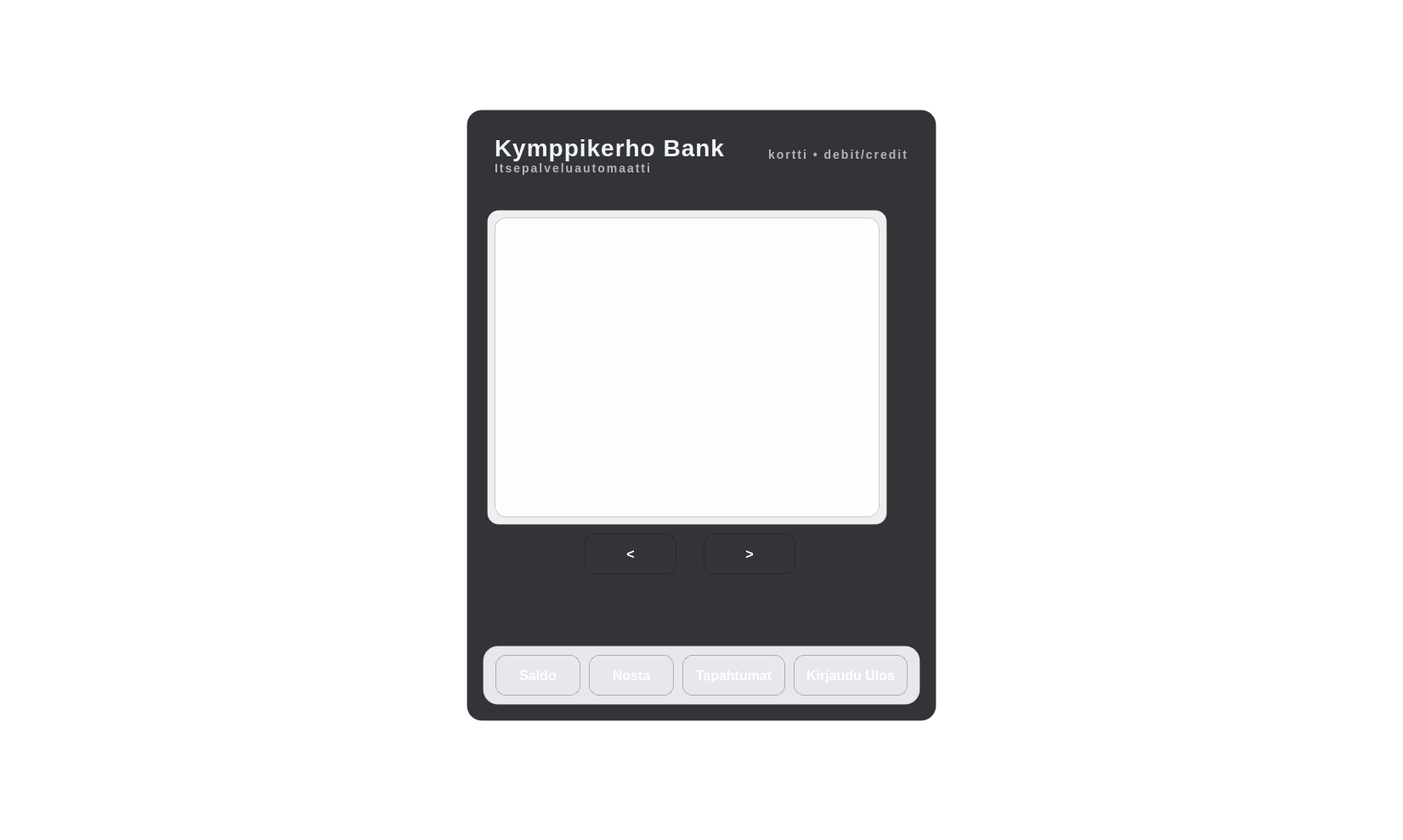
<?xml version="1.0" encoding="UTF-8"?>
<ui version="4.0">
 <class>account</class>
 <widget class="QWidget" name="account">
  <property name="geometry">
   <rect>
    <x>0</x>
    <y>0</y>
    <width>1651</width>
    <height>989</height>
   </rect>
  </property>
  <property name="windowTitle">
   <string>Account</string>
  </property>
  <property name="styleSheet">
   <string notr="true">
QWidget#account {
    background: transparent; /* tausta piirretään account.cpp paintEventissä */
    font-family: &quot;Segoe UI&quot;;
	font-size: 16px;
}

QLabel { 
	color: #F2F5FA;
    font-size: 28px;
    font-weight: 800;
    letter-spacing: 1px;
 }

#label_5, #label_6, #label_7, #label, #label_3, #labelSaldoCreditText, #labelSaldoLuottoText {
	font-size: 24px;
}
/* ATM-paneeli */
QFrame#atmCard {
    background-color: rgba(18, 20, 24, 220);
    border: 1px solid rgba(255, 255, 255, 30);
    border-radius: 18px;;
}

/* Header-alue */
QFrame#headerBar {
     background: qlineargradient(x1:0, y1:0, x2:0, y2:1,
                                stop:0 #3A6DFF,
                                stop:1 #2449D8);
	border-radius: 18px;;
}

QLabel#bankTitle {
   color: #F2F5FA;
    font-size: 28px;
    font-weight: 800;
    letter-spacing: 1px;
}

QLabel#bankSubtitle, #label_2 {
    color: rgba(242, 245, 250, 170);
    font-size: 14px;
    font-weight: 700;
    letter-spacing: 2px;
}

/* Kortti/tili-info */
QLabel#labelLoginCardnumber {
    color: rgba(242, 245, 250, 170);
    font-size: 14px;
    font-weight: 700;
    letter-spacing: 2px;
}

/* Sisältöalue: stacked sivut */
QStackedWidget#stackedAccount {
    background: transparent;
    border: none;
}

/* Perus napit */
QPushButton {
    background: qlineargradient(x1:0, y1:0, x2:0, y2:1,
                                stop:0 #2A5CFF,
                                stop:1 #1B3FBF);
    color: #FFFFFF;

    border: 1px solid rgba(0, 0, 0, 60);
    border-radius: 12px;

    font-size: 16px;
    font-weight: 800;
    padding: 12px 14px;
}

QPushButton:hover {
    background: qlineargradient(x1:0, y1:0, x2:0, y2:1,
                                stop:0 #3A6DFF,
                                stop:1 #2449D8);
}

QPushButton:pressed {
   background: qlineargradient(x1:0, y1:0, x2:0, y2:1,
                                stop:0 #1E47D6,
                                stop:1 #16339E);
    border-bottom: 1px solid rgba(0, 0, 0, 110);
    padding-top: 13px;  /* pieni “painallus” */
    padding-bottom: 11px;
}

#btnLogOutVahvista, #btnNostaVahvistaVahvista, #btnNosta20, #btnNosta40, #btnNosta50, #btnNosta100, #btnNostaMuu, #btnTapahtumatVasen, #btnTapahtumatOikea {
background: qlineargradient(x1:0, y1:0, x2:0, y2:1,
                            stop:0 #2ECC71,
                            stop:1 #1E9E57);
color: #FFFFFF;

border: 1px solid rgba(0, 0, 0, 60);
border-radius: 12px;

font-size: 16px;
font-weight: 800;
padding: 12px 14px;
}

#btnLogOutVahvista:hover, #btnNostaVahvistaVahvista:hover, #btnNosta20:hover, #btnNosta40:hover, #btnNosta50:hover, #btnNosta100:hover, #btnNostaMuu:hover, #btnTapahtumatVasen:hover, #btnTapahtumatOikea:hover {
background: qlineargradient(x1:0, y1:0, x2:0, y2:1,
                            stop:0 #36D97A,
                            stop:1 #23B463);
}

#btnLogOutVahvista:pressed, #btnNostaVahvistaVahvista:pressed, #btnNosta20:pressed, #btnNosta40:pressed, #btnNosta50:pressed, #btnNosta100:pressed, #btnNostaMuu:pressed, #btnTapahtumatVasen:pressed, #btnTapahtumatOikea:pressed {
background: qlineargradient(x1:0, y1:0, x2:0, y2:1,
                            stop:0 #1FAE60,
                            stop:1 #178548);
}

/* Footer-alue */
QFrame#footerBar {
    background-color: rgba(245, 247, 250, 235);
    border: 1px solid rgba(0, 0, 0, 35);
    border-radius: 18px;
}

/* Saldoboksit ja vahvistusboksi */
QLabel#labelSaldoSaldo,
QLabel#labelSaldoCreditLimit,
QLabel#labelNostaVahvistaSumma, #labelNostosumma {
    background-color: rgba(255, 255, 255, 245);
    color: #121418;

    border: 2px solid rgba(120, 140, 160, 180);
    border-radius: 10px;

    padding: 10px 12px;
    font-size: 18px;
}

QLabel#labelSaldoLuottoaJaljella {
	background-color: rgba(255, 255, 255, 245);
    color: #2ECC71;

    border: 2px solid rgba(120, 140, 160, 180);
    border-radius: 10px;

    padding: 10px 12px;
    font-size: 18px;
}


#labelNostosumma:focus {
	border: 2px solid rgba(40, 110, 220, 230);
    background-color: rgba(255, 255, 255, 255);
}

/* Virheilmoitukset */
QLabel#labelNostaValitseVirhe,
QLabel#labelNostaValitseKate,
QLabel#labelNostaValitseVirhe_2 {
    color: #B00020;
    font-size: 13px;
    font-weight: 800;
}

/* Tapahtumataulun &quot;kortti&quot; */
QFrame#logsCard {
    background-color: rgba(255, 255, 255, 235);
    border: 1px solid rgba(0, 0, 0, 45);
    border-radius: 14px;
}

/* Tapahtumataulu */
QTableView#tableTapahtumat {
    background-color: rgba(255, 255, 255, 235);
    border: 1px solid rgba(0, 0, 0, 45);
    border-radius: 14px;
    gridline-color: rgba(0, 0, 0, 25);
    font-size: 14px;
	color: #121418;
}

/* Item-teksti varmistuksena (Qt joskus vaatii tämän) */
QTableView#tableTapahtumat::item {
    color: #121418;
    padding: 6px 8px;
}

/* Valinta ettei muutu “valkoiseksi valkoisella” tms. */
QTableView#tableTapahtumat::item:selected {
    background: rgba(58, 109, 255, 35);
    color: #121418;
}

QHeaderView::section {
    background-color: rgba(240, 242, 245, 245);
    color: #111111;
    font-weight: 900;
    border: none;
    padding: 8px;
}
</string>
  </property>
  <layout class="QGridLayout" name="outerGrid">
   <property name="leftMargin">
    <number>0</number>
   </property>
   <property name="topMargin">
    <number>0</number>
   </property>
   <property name="rightMargin">
    <number>0</number>
   </property>
   <property name="bottomMargin">
    <number>0</number>
   </property>
   <item row="0" column="0">
    <layout class="QVBoxLayout" name="centerLayout">
     <property name="leftMargin">
      <number>0</number>
     </property>
     <property name="topMargin">
      <number>0</number>
     </property>
     <property name="rightMargin">
      <number>0</number>
     </property>
     <property name="bottomMargin">
      <number>0</number>
     </property>
     <item>
      <spacer name="topSpacer">
       <property name="orientation">
        <enum>Qt::Orientation::Vertical</enum>
       </property>
       <property name="sizeHint" stdset="0">
        <size>
         <width>20</width>
         <height>120</height>
        </size>
       </property>
      </spacer>
     </item>
     <item alignment="Qt::AlignmentFlag::AlignHCenter">
      <widget class="QFrame" name="atmCard">
       <property name="minimumSize">
        <size>
         <width>520</width>
         <height>0</height>
        </size>
       </property>
       <property name="maximumSize">
        <size>
         <width>580</width>
         <height>16777215</height>
        </size>
       </property>
       <property name="frameShape">
        <enum>QFrame::Shape::NoFrame</enum>
       </property>
       <layout class="QVBoxLayout" name="atmLayout">
        <property name="spacing">
         <number>12</number>
        </property>
        <property name="leftMargin">
         <number>18</number>
        </property>
        <property name="topMargin">
         <number>18</number>
        </property>
        <property name="rightMargin">
         <number>18</number>
        </property>
        <property name="bottomMargin">
         <number>18</number>
        </property>
        <item>
         <widget class="QFrame" name="headerBar">
          <property name="frameShape">
           <enum>QFrame::Shape::NoFrame</enum>
          </property>
          <layout class="QHBoxLayout" name="headerLayout">
           <property name="spacing">
            <number>10</number>
           </property>
           <property name="leftMargin">
            <number>14</number>
           </property>
           <property name="topMargin">
            <number>10</number>
           </property>
           <property name="rightMargin">
            <number>14</number>
           </property>
           <property name="bottomMargin">
            <number>10</number>
           </property>
           <item>
            <layout class="QVBoxLayout" name="bankTextLayout">
             <property name="spacing">
              <number>0</number>
             </property>
             <item>
              <widget class="QLabel" name="bankTitle">
               <property name="text">
                <string>Kymppikerho Bank</string>
               </property>
              </widget>
             </item>
             <item>
              <widget class="QLabel" name="bankSubtitle">
               <property name="text">
                <string>Itsepalveluautomaatti</string>
               </property>
              </widget>
             </item>
            </layout>
           </item>
           <item>
            <spacer name="headerSpacer">
             <property name="orientation">
              <enum>Qt::Orientation::Horizontal</enum>
             </property>
             <property name="sizeHint" stdset="0">
              <size>
               <width>40</width>
               <height>20</height>
              </size>
             </property>
            </spacer>
           </item>
           <item>
            <widget class="QLabel" name="labelLoginCardnumber">
             <property name="text">
              <string>kortti • debit/credit</string>
             </property>
             <property name="alignment">
              <set>Qt::AlignmentFlag::AlignRight|Qt::AlignmentFlag::AlignTrailing|Qt::AlignmentFlag::AlignVCenter</set>
             </property>
            </widget>
           </item>
          </layout>
         </widget>
        </item>
        <item>
         <widget class="QStackedWidget" name="stackedAccount">
          <property name="minimumSize">
           <size>
            <width>0</width>
            <height>520</height>
           </size>
          </property>
          <property name="styleSheet">
           <string notr="true"/>
          </property>
          <property name="currentIndex">
           <number>4</number>
          </property>
          <widget class="QWidget" name="screenLogin">
           <widget class="QLabel" name="label_6">
            <property name="geometry">
             <rect>
              <x>40</x>
              <y>180</y>
              <width>420</width>
              <height>90</height>
             </rect>
            </property>
            <property name="text">
             <string>Tervetuloa Kymppikerho Bank:iin</string>
            </property>
           </widget>
          </widget>
          <widget class="QWidget" name="screenSaldo">
           <widget class="QLabel" name="label_3">
            <property name="geometry">
             <rect>
              <x>40</x>
              <y>210</y>
              <width>200</width>
              <height>40</height>
             </rect>
            </property>
            <property name="text">
             <string>Tilin saldo:</string>
            </property>
           </widget>
           <widget class="QLabel" name="labelSaldoSaldo">
            <property name="geometry">
             <rect>
              <x>260</x>
              <y>210</y>
              <width>200</width>
              <height>40</height>
             </rect>
            </property>
            <property name="font">
             <font>
              <pointsize>-1</pointsize>
              <fontweight>ExtraBold</fontweight>
             </font>
            </property>
            <property name="autoFillBackground">
             <bool>false</bool>
            </property>
            <property name="text">
             <string>0 €</string>
            </property>
            <property name="alignment">
             <set>Qt::AlignmentFlag::AlignRight|Qt::AlignmentFlag::AlignTrailing|Qt::AlignmentFlag::AlignVCenter</set>
            </property>
           </widget>
           <widget class="QLabel" name="labelSaldoCreditText">
            <property name="geometry">
             <rect>
              <x>40</x>
              <y>280</y>
              <width>200</width>
              <height>40</height>
             </rect>
            </property>
            <property name="text">
             <string>Credit limit:</string>
            </property>
           </widget>
           <widget class="QLabel" name="labelSaldoCreditLimit">
            <property name="geometry">
             <rect>
              <x>260</x>
              <y>280</y>
              <width>200</width>
              <height>40</height>
             </rect>
            </property>
            <property name="font">
             <font>
              <pointsize>-1</pointsize>
              <fontweight>ExtraBold</fontweight>
             </font>
            </property>
            <property name="text">
             <string>0 €</string>
            </property>
            <property name="alignment">
             <set>Qt::AlignmentFlag::AlignRight|Qt::AlignmentFlag::AlignTrailing|Qt::AlignmentFlag::AlignVCenter</set>
            </property>
           </widget>
           <widget class="QLabel" name="labelSaldoLuottoText">
            <property name="geometry">
             <rect>
              <x>40</x>
              <y>350</y>
              <width>200</width>
              <height>40</height>
             </rect>
            </property>
            <property name="text">
             <string>Luottoa jäljellä:</string>
            </property>
           </widget>
           <widget class="QLabel" name="labelSaldoLuottoaJaljella">
            <property name="geometry">
             <rect>
              <x>260</x>
              <y>350</y>
              <width>200</width>
              <height>40</height>
             </rect>
            </property>
            <property name="font">
             <font>
              <pointsize>-1</pointsize>
              <fontweight>ExtraBold</fontweight>
             </font>
            </property>
            <property name="text">
             <string>0 €</string>
            </property>
            <property name="alignment">
             <set>Qt::AlignmentFlag::AlignRight|Qt::AlignmentFlag::AlignTrailing|Qt::AlignmentFlag::AlignVCenter</set>
            </property>
           </widget>
          </widget>
          <widget class="QWidget" name="screenNostaValitse">
           <widget class="QLabel" name="label">
            <property name="geometry">
             <rect>
              <x>160</x>
              <y>60</y>
              <width>200</width>
              <height>90</height>
             </rect>
            </property>
            <property name="text">
             <string>Nosta summa</string>
            </property>
           </widget>
           <widget class="QPushButton" name="btnNosta20">
            <property name="geometry">
             <rect>
              <x>90</x>
              <y>180</y>
              <width>108</width>
              <height>48</height>
             </rect>
            </property>
            <property name="text">
             <string>20 €</string>
            </property>
           </widget>
           <widget class="QPushButton" name="btnNosta50">
            <property name="geometry">
             <rect>
              <x>280</x>
              <y>180</y>
              <width>108</width>
              <height>48</height>
             </rect>
            </property>
            <property name="text">
             <string>50 €</string>
            </property>
           </widget>
           <widget class="QPushButton" name="btnNosta40">
            <property name="geometry">
             <rect>
              <x>90</x>
              <y>260</y>
              <width>108</width>
              <height>48</height>
             </rect>
            </property>
            <property name="text">
             <string>40 €</string>
            </property>
           </widget>
           <widget class="QPushButton" name="btnNosta100">
            <property name="geometry">
             <rect>
              <x>280</x>
              <y>260</y>
              <width>108</width>
              <height>48</height>
             </rect>
            </property>
            <property name="text">
             <string>100 €</string>
            </property>
           </widget>
           <widget class="QLineEdit" name="labelNostosumma">
            <property name="geometry">
             <rect>
              <x>90</x>
              <y>340</y>
              <width>108</width>
              <height>48</height>
             </rect>
            </property>
            <property name="text">
             <string/>
            </property>
           </widget>
           <widget class="QPushButton" name="btnNostaMuu">
            <property name="geometry">
             <rect>
              <x>280</x>
              <y>340</y>
              <width>108</width>
              <height>48</height>
             </rect>
            </property>
            <property name="text">
             <string>Muu</string>
            </property>
           </widget>
           <widget class="QLabel" name="label_2">
            <property name="geometry">
             <rect>
              <x>90</x>
              <y>390</y>
              <width>380</width>
              <height>40</height>
             </rect>
            </property>
            <property name="text">
             <string>Huom. Automaatissa vain 20€ ja 50€ seteleitä</string>
            </property>
           </widget>
           <widget class="QLabel" name="labelNostaValitseVirhe">
            <property name="geometry">
             <rect>
              <x>90</x>
              <y>420</y>
              <width>280</width>
              <height>90</height>
             </rect>
            </property>
            <property name="text">
             <string>Virheellinen summa</string>
            </property>
           </widget>
           <widget class="QLabel" name="labelNostaValitseKate">
            <property name="geometry">
             <rect>
              <x>90</x>
              <y>400</y>
              <width>200</width>
              <height>90</height>
             </rect>
            </property>
            <property name="text">
             <string>Kate ei riitä</string>
            </property>
           </widget>
           <widget class="QLabel" name="labelNostaValitseVirhe_2">
            <property name="geometry">
             <rect>
              <x>90</x>
              <y>440</y>
              <width>200</width>
              <height>90</height>
             </rect>
            </property>
            <property name="text">
             <string>Virheellinen summa</string>
            </property>
           </widget>
          </widget>
          <widget class="QWidget" name="screenNostaVahvista">
           <widget class="QLabel" name="label_7">
            <property name="geometry">
             <rect>
              <x>40</x>
              <y>210</y>
              <width>210</width>
              <height>40</height>
             </rect>
            </property>
            <property name="text">
             <string>Olet nostamassa:</string>
            </property>
           </widget>
           <widget class="QLabel" name="labelNostaVahvistaSumma">
            <property name="geometry">
             <rect>
              <x>260</x>
              <y>210</y>
              <width>200</width>
              <height>40</height>
             </rect>
            </property>
            <property name="text">
             <string>0 €</string>
            </property>
            <property name="alignment">
             <set>Qt::AlignmentFlag::AlignRight|Qt::AlignmentFlag::AlignTrailing|Qt::AlignmentFlag::AlignVCenter</set>
            </property>
           </widget>
           <widget class="QPushButton" name="btnNostaVahvistaVahvista">
            <property name="geometry">
             <rect>
              <x>200</x>
              <y>370</y>
              <width>108</width>
              <height>48</height>
             </rect>
            </property>
            <property name="minimumSize">
             <size>
              <width>0</width>
              <height>48</height>
             </size>
            </property>
            <property name="text">
             <string>Vahvista</string>
            </property>
           </widget>
          </widget>
          <widget class="QWidget" name="screenTapahtumat">
           <widget class="QPushButton" name="btnTapahtumatVasen">
            <property name="geometry">
             <rect>
              <x>120</x>
              <y>400</y>
              <width>108</width>
              <height>48</height>
             </rect>
            </property>
            <property name="minimumSize">
             <size>
              <width>0</width>
              <height>48</height>
             </size>
            </property>
            <property name="text">
             <string>&lt;</string>
            </property>
           </widget>
           <widget class="QPushButton" name="btnTapahtumatOikea">
            <property name="geometry">
             <rect>
              <x>260</x>
              <y>400</y>
              <width>108</width>
              <height>48</height>
             </rect>
            </property>
            <property name="minimumSize">
             <size>
              <width>0</width>
              <height>48</height>
             </size>
            </property>
            <property name="text">
             <string>&gt;</string>
            </property>
           </widget>
           <widget class="QFrame" name="logsCard">
            <property name="geometry">
             <rect>
              <x>5</x>
              <y>19</y>
              <width>471</width>
              <height>371</height>
             </rect>
            </property>
            <property name="frameShape">
             <enum>QFrame::Shape::NoFrame</enum>
            </property>
            <property name="frameShadow">
             <enum>QFrame::Shadow::Raised</enum>
            </property>
            <layout class="QVBoxLayout" name="verticalLayout">
             <property name="leftMargin">
              <number>8</number>
             </property>
             <property name="topMargin">
              <number>8</number>
             </property>
             <property name="rightMargin">
              <number>8</number>
             </property>
             <property name="bottomMargin">
              <number>8</number>
             </property>
             <item>
              <widget class="QTableView" name="tableTapahtumat">
               <property name="selectionMode">
                <enum>QAbstractItemView::SelectionMode::SingleSelection</enum>
               </property>
               <attribute name="horizontalHeaderCascadingSectionResizes">
                <bool>false</bool>
               </attribute>
              </widget>
             </item>
            </layout>
           </widget>
          </widget>
          <widget class="QWidget" name="screenLogOut">
           <widget class="QLabel" name="label_5">
            <property name="geometry">
             <rect>
              <x>40</x>
              <y>180</y>
              <width>420</width>
              <height>90</height>
             </rect>
            </property>
            <property name="sizePolicy">
             <sizepolicy hsizetype="Preferred" vsizetype="Preferred">
              <horstretch>0</horstretch>
              <verstretch>0</verstretch>
             </sizepolicy>
            </property>
            <property name="styleSheet">
             <string notr="true"/>
            </property>
            <property name="text">
             <string>Haluatko varmasti kirjautua ulos?</string>
            </property>
           </widget>
           <widget class="QPushButton" name="btnLogOutVahvista">
            <property name="geometry">
             <rect>
              <x>200</x>
              <y>370</y>
              <width>108</width>
              <height>48</height>
             </rect>
            </property>
            <property name="minimumSize">
             <size>
              <width>0</width>
              <height>48</height>
             </size>
            </property>
            <property name="text">
             <string>Vahvista</string>
            </property>
           </widget>
          </widget>
         </widget>
        </item>
        <item>
         <widget class="QFrame" name="footerBar">
          <property name="frameShape">
           <enum>QFrame::Shape::NoFrame</enum>
          </property>
          <layout class="QHBoxLayout" name="footerLayout">
           <property name="spacing">
            <number>10</number>
           </property>
           <property name="leftMargin">
            <number>14</number>
           </property>
           <property name="topMargin">
            <number>10</number>
           </property>
           <property name="rightMargin">
            <number>14</number>
           </property>
           <property name="bottomMargin">
            <number>10</number>
           </property>
           <item>
            <widget class="QPushButton" name="btnSaldo">
             <property name="minimumSize">
              <size>
               <width>0</width>
               <height>48</height>
              </size>
             </property>
             <property name="text">
              <string>Saldo</string>
             </property>
            </widget>
           </item>
           <item>
            <widget class="QPushButton" name="btnNostaRahaa">
             <property name="minimumSize">
              <size>
               <width>0</width>
               <height>48</height>
              </size>
             </property>
             <property name="text">
              <string>Nosta</string>
             </property>
            </widget>
           </item>
           <item>
            <widget class="QPushButton" name="btnTapahtumat">
             <property name="minimumSize">
              <size>
               <width>0</width>
               <height>48</height>
              </size>
             </property>
             <property name="text">
              <string>Tapahtumat</string>
             </property>
            </widget>
           </item>
           <item>
            <widget class="QPushButton" name="btnLogOut">
             <property name="minimumSize">
              <size>
               <width>0</width>
               <height>48</height>
              </size>
             </property>
             <property name="text">
              <string>Kirjaudu Ulos</string>
             </property>
            </widget>
           </item>
          </layout>
         </widget>
        </item>
       </layout>
      </widget>
     </item>
     <item>
      <spacer name="bottomSpacer">
       <property name="orientation">
        <enum>Qt::Orientation::Vertical</enum>
       </property>
       <property name="sizeHint" stdset="0">
        <size>
         <width>20</width>
         <height>140</height>
        </size>
       </property>
      </spacer>
     </item>
    </layout>
   </item>
  </layout>
 </widget>
 <resources/>
 <connections/>
</ui>
